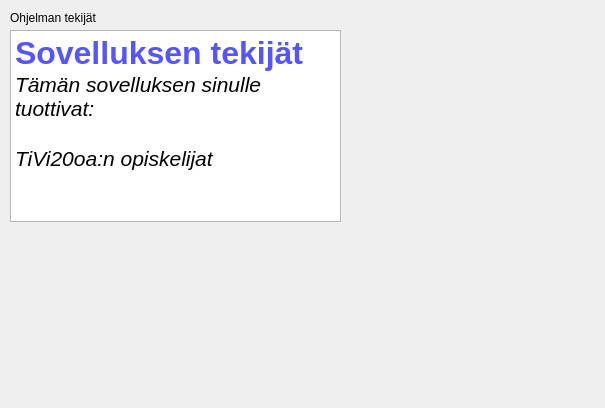
<?xml version="1.0" encoding="UTF-8"?>
<ui version="4.0">
 <class>Dialog</class>
 <widget class="QDialog" name="Dialog">
  <property name="geometry">
   <rect>
    <x>0</x>
    <y>0</y>
    <width>605</width>
    <height>408</height>
   </rect>
  </property>
  <property name="windowTitle">
   <string>Dialog</string>
  </property>
  <widget class="QLabel" name="createdByLabel">
   <property name="geometry">
    <rect>
     <x>10</x>
     <y>10</y>
     <width>141</width>
     <height>16</height>
    </rect>
   </property>
   <property name="text">
    <string>Ohjelman tekijät</string>
   </property>
  </widget>
  <widget class="QTextBrowser" name="createdByTextBrowser">
   <property name="geometry">
    <rect>
     <x>10</x>
     <y>30</y>
     <width>331</width>
     <height>192</height>
    </rect>
   </property>
   <property name="html">
    <string>&lt;!DOCTYPE HTML PUBLIC &quot;-//W3C//DTD HTML 4.0//EN&quot; &quot;http://www.w3.org/TR/REC-html40/strict.dtd&quot;&gt;
&lt;html&gt;&lt;head&gt;&lt;meta name=&quot;qrichtext&quot; content=&quot;1&quot; /&gt;&lt;style type=&quot;text/css&quot;&gt;
p, li { white-space: pre-wrap; }
&lt;/style&gt;&lt;/head&gt;&lt;body style=&quot; font-family:'MS Shell Dlg 2'; font-size:8.25pt; font-weight:400; font-style:normal;&quot;&gt;
&lt;p style=&quot; margin-top:0px; margin-bottom:0px; margin-left:0px; margin-right:0px; -qt-block-indent:0; text-indent:0px;&quot;&gt;&lt;span style=&quot; font-size:24pt; font-weight:600; color:#5555ff;&quot;&gt;Sovelluksen tekijät&lt;/span&gt;&lt;/p&gt;
&lt;p style=&quot; margin-top:0px; margin-bottom:0px; margin-left:0px; margin-right:0px; -qt-block-indent:0; text-indent:0px;&quot;&gt;&lt;span style=&quot; font-size:16pt; font-style:italic;&quot;&gt;Tämän sovelluksen sinulle tuottivat:&lt;/span&gt;&lt;/p&gt;
&lt;p style=&quot;-qt-paragraph-type:empty; margin-top:0px; margin-bottom:0px; margin-left:0px; margin-right:0px; -qt-block-indent:0; text-indent:0px; font-size:16pt; font-style:italic;&quot;&gt;&lt;br /&gt;&lt;/p&gt;
&lt;p style=&quot; margin-top:0px; margin-bottom:0px; margin-left:0px; margin-right:0px; -qt-block-indent:0; text-indent:0px;&quot;&gt;&lt;span style=&quot; font-size:16pt; font-style:italic;&quot;&gt;TiVi20oa:n opiskelijat&lt;/span&gt;&lt;/p&gt;
&lt;p style=&quot;-qt-paragraph-type:empty; margin-top:0px; margin-bottom:0px; margin-left:0px; margin-right:0px; -qt-block-indent:0; text-indent:0px; font-size:24pt;&quot;&gt;&lt;br /&gt;&lt;/p&gt;&lt;/body&gt;&lt;/html&gt;</string>
   </property>
  </widget>
 </widget>
 <resources/>
 <connections/>
</ui>
